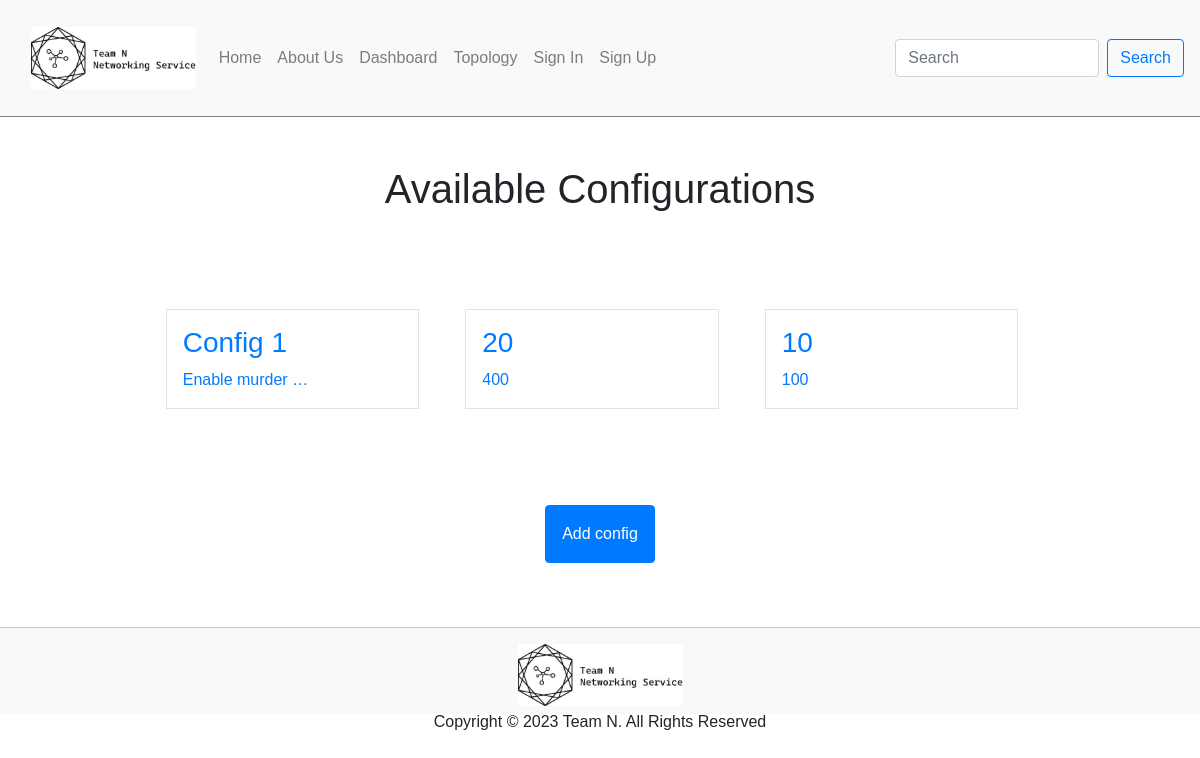
/topology/config, run on the app's committed database.
### topology/models.py (models this page shows)
class SwitchConfig(models.Model):
    input_data = models.TextField()
    output = models.TextField()
    timestamp = models.DateTimeField(auto_now_add=True)

### topology/views.py (the view)
# urls.py: path('config', views.ViewListConfig.as_view(), name='config'),
class ViewListConfig(ListView):
    model = SwitchConfig
    context_object_name = "configs"
    template_name = "viewlistconfig.html"

### topology/templates/viewlistconfig.html
{% extends "base.html" %}
{% block content %}
    <h1 class="my-5 text-center">Available Configurations</h1>
    <div class="row row-cols  g-2 p-5 d-flex justify-content-center">
        {% for config in configs %}
        <div class="col col-lg-3 col-5 mr-3">
            <div class="p-3 border">
                <a href="{% url 'configdetail' pk=config.id %}"> <h3>{{config.input_data}}</h3>
                {{config.output|truncatechars:15}}</a>
            </div>
        </div>
        {% endfor %}
    </div>
    <div class="d-flex justify-content-center">
        <a href="{% url 'addconfig' %}" class="btn btn-primary m-5 p-3">Add config</a>
    </div>
{% endblock %}

### static/css/form.css (style rules this page uses)
* { font-family: "Helvetica", Arial, sans-serif; box-sizing: border-box; }
html { scroll-behavior: smooth; }
body { min-height: 100vh; display: flex; flex-direction: column; margin: 0; padding: 0; text-decoration: none; }

### data on the page
SwitchConfig: input_data "Config 1", output "Enable murder …"
SwitchConfig: input_data "20", output "400"
SwitchConfig: input_data "10", output "100"
